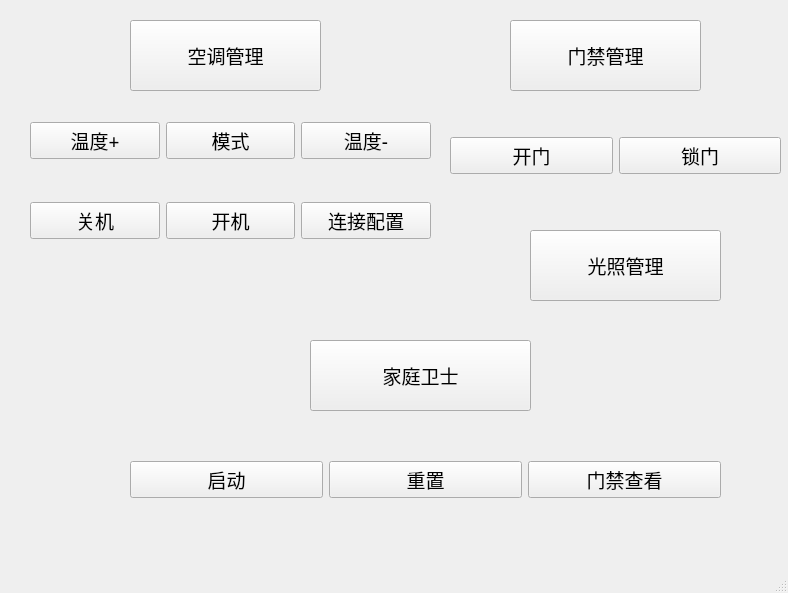
<?xml version="1.0" encoding="UTF-8"?>
<ui version="4.0">
 <class>MainWindow</class>
 <widget class="QMainWindow" name="MainWindow">
  <property name="enabled">
   <bool>true</bool>
  </property>
  <property name="geometry">
   <rect>
    <x>0</x>
    <y>0</y>
    <width>788</width>
    <height>593</height>
   </rect>
  </property>
  <property name="windowTitle">
   <string>家庭智慧中控系统</string>
  </property>
  <widget class="QWidget" name="centralwidget">
   <widget class="QPushButton" name="pushButton">
    <property name="geometry">
     <rect>
      <x>130</x>
      <y>20</y>
      <width>191</width>
      <height>71</height>
     </rect>
    </property>
    <property name="font">
     <font>
      <family>华光黑变_CNKI</family>
      <pointsize>14</pointsize>
     </font>
    </property>
    <property name="text">
     <string>空调管理</string>
    </property>
    <property name="icon">
     <iconset>
      <normaloff>空调.png</normaloff>空调.png</iconset>
    </property>
    <property name="iconSize">
     <size>
      <width>30</width>
      <height>30</height>
     </size>
    </property>
   </widget>
   <widget class="QWidget" name="layoutWidget">
    <property name="geometry">
     <rect>
      <x>30</x>
      <y>190</y>
      <width>401</width>
      <height>61</height>
     </rect>
    </property>
    <layout class="QHBoxLayout" name="horizontalLayout_2">
     <item>
      <widget class="QPushButton" name="pushButton_5">
       <property name="font">
        <font>
         <family>华光黑变_CNKI</family>
         <pointsize>14</pointsize>
        </font>
       </property>
       <property name="text">
        <string>关机</string>
       </property>
       <property name="icon">
        <iconset>
         <normaloff>空调.png</normaloff>空调.png</iconset>
       </property>
       <property name="iconSize">
        <size>
         <width>30</width>
         <height>30</height>
        </size>
       </property>
      </widget>
     </item>
     <item>
      <widget class="QPushButton" name="pushButton_6">
       <property name="font">
        <font>
         <family>华光黑变_CNKI</family>
         <pointsize>14</pointsize>
        </font>
       </property>
       <property name="text">
        <string>开机</string>
       </property>
       <property name="icon">
        <iconset>
         <normaloff>空调.png</normaloff>空调.png</iconset>
       </property>
       <property name="iconSize">
        <size>
         <width>30</width>
         <height>30</height>
        </size>
       </property>
      </widget>
     </item>
     <item>
      <widget class="QPushButton" name="pushButton_7">
       <property name="font">
        <font>
         <family>华光黑变_CNKI</family>
         <pointsize>14</pointsize>
        </font>
       </property>
       <property name="text">
        <string>连接配置</string>
       </property>
       <property name="icon">
        <iconset>
         <normaloff>空调.png</normaloff>空调.png</iconset>
       </property>
       <property name="iconSize">
        <size>
         <width>30</width>
         <height>30</height>
        </size>
       </property>
      </widget>
     </item>
    </layout>
   </widget>
   <widget class="QPushButton" name="pushButton_14">
    <property name="geometry">
     <rect>
      <x>510</x>
      <y>20</y>
      <width>191</width>
      <height>71</height>
     </rect>
    </property>
    <property name="font">
     <font>
      <family>华光黑变_CNKI</family>
      <pointsize>14</pointsize>
     </font>
    </property>
    <property name="text">
     <string>门禁管理</string>
    </property>
    <property name="icon">
     <iconset>
      <normaloff>门禁管理.png</normaloff>门禁管理.png</iconset>
    </property>
    <property name="iconSize">
     <size>
      <width>40</width>
      <height>40</height>
     </size>
    </property>
   </widget>
   <widget class="QPushButton" name="pushButton_17">
    <property name="geometry">
     <rect>
      <x>310</x>
      <y>340</y>
      <width>221</width>
      <height>71</height>
     </rect>
    </property>
    <property name="font">
     <font>
      <family>华光黑变_CNKI</family>
      <pointsize>14</pointsize>
     </font>
    </property>
    <property name="text">
     <string>家庭卫士</string>
    </property>
    <property name="icon">
     <iconset>
      <normaloff>卫士.png</normaloff>卫士.png</iconset>
    </property>
    <property name="iconSize">
     <size>
      <width>40</width>
      <height>90</height>
     </size>
    </property>
   </widget>
   <widget class="QPushButton" name="pushButton_21">
    <property name="geometry">
     <rect>
      <x>530</x>
      <y>230</y>
      <width>191</width>
      <height>71</height>
     </rect>
    </property>
    <property name="font">
     <font>
      <family>华光黑变_CNKI</family>
      <pointsize>14</pointsize>
     </font>
    </property>
    <property name="text">
     <string>光照管理</string>
    </property>
    <property name="icon">
     <iconset>
      <normaloff>灯泡.png</normaloff>灯泡.png</iconset>
    </property>
    <property name="iconSize">
     <size>
      <width>40</width>
      <height>40</height>
     </size>
    </property>
   </widget>
   <widget class="QWidget" name="">
    <property name="geometry">
     <rect>
      <x>30</x>
      <y>110</y>
      <width>401</width>
      <height>61</height>
     </rect>
    </property>
    <layout class="QHBoxLayout" name="horizontalLayout">
     <item>
      <widget class="QPushButton" name="pushButton_2">
       <property name="font">
        <font>
         <family>华光黑变_CNKI</family>
         <pointsize>14</pointsize>
        </font>
       </property>
       <property name="text">
        <string>温度+</string>
       </property>
       <property name="icon">
        <iconset>
         <normaloff>空调.png</normaloff>空调.png</iconset>
       </property>
       <property name="iconSize">
        <size>
         <width>30</width>
         <height>30</height>
        </size>
       </property>
      </widget>
     </item>
     <item>
      <widget class="QPushButton" name="pushButton_4">
       <property name="font">
        <font>
         <family>华光黑变_CNKI</family>
         <pointsize>14</pointsize>
        </font>
       </property>
       <property name="text">
        <string>模式</string>
       </property>
       <property name="icon">
        <iconset>
         <normaloff>空调.png</normaloff>空调.png</iconset>
       </property>
       <property name="iconSize">
        <size>
         <width>30</width>
         <height>30</height>
        </size>
       </property>
      </widget>
     </item>
     <item>
      <widget class="QPushButton" name="pushButton_3">
       <property name="font">
        <font>
         <family>华光黑变_CNKI</family>
         <pointsize>14</pointsize>
        </font>
       </property>
       <property name="text">
        <string>温度-</string>
       </property>
       <property name="icon">
        <iconset>
         <normaloff>空调.png</normaloff>空调.png</iconset>
       </property>
       <property name="iconSize">
        <size>
         <width>30</width>
         <height>30</height>
        </size>
       </property>
      </widget>
     </item>
    </layout>
   </widget>
   <widget class="QWidget" name="">
    <property name="geometry">
     <rect>
      <x>450</x>
      <y>110</y>
      <width>331</width>
      <height>91</height>
     </rect>
    </property>
    <layout class="QHBoxLayout" name="horizontalLayout_3">
     <item>
      <widget class="QPushButton" name="pushButton_15">
       <property name="font">
        <font>
         <family>华光黑变_CNKI</family>
         <pointsize>14</pointsize>
        </font>
       </property>
       <property name="text">
        <string>开门</string>
       </property>
       <property name="icon">
        <iconset>
         <normaloff>门禁管理.png</normaloff>门禁管理.png</iconset>
       </property>
       <property name="iconSize">
        <size>
         <width>40</width>
         <height>40</height>
        </size>
       </property>
      </widget>
     </item>
     <item>
      <widget class="QPushButton" name="pushButton_16">
       <property name="font">
        <font>
         <family>华光黑变_CNKI</family>
         <pointsize>14</pointsize>
        </font>
       </property>
       <property name="text">
        <string>锁门</string>
       </property>
       <property name="icon">
        <iconset>
         <normaloff>门禁管理.png</normaloff>门禁管理.png</iconset>
       </property>
       <property name="iconSize">
        <size>
         <width>40</width>
         <height>40</height>
        </size>
       </property>
      </widget>
     </item>
    </layout>
   </widget>
   <widget class="QWidget" name="">
    <property name="geometry">
     <rect>
      <x>130</x>
      <y>430</y>
      <width>591</width>
      <height>100</height>
     </rect>
    </property>
    <layout class="QHBoxLayout" name="horizontalLayout_4">
     <item>
      <widget class="QPushButton" name="pushButton_18">
       <property name="font">
        <font>
         <family>华光黑变_CNKI</family>
         <pointsize>14</pointsize>
        </font>
       </property>
       <property name="text">
        <string>启动</string>
       </property>
       <property name="icon">
        <iconset>
         <normaloff>卫士.png</normaloff>卫士.png</iconset>
       </property>
       <property name="iconSize">
        <size>
         <width>40</width>
         <height>90</height>
        </size>
       </property>
      </widget>
     </item>
     <item>
      <widget class="QPushButton" name="pushButton_19">
       <property name="font">
        <font>
         <family>华光黑变_CNKI</family>
         <pointsize>14</pointsize>
        </font>
       </property>
       <property name="text">
        <string>重置</string>
       </property>
       <property name="icon">
        <iconset>
         <normaloff>卫士.png</normaloff>卫士.png</iconset>
       </property>
       <property name="iconSize">
        <size>
         <width>40</width>
         <height>90</height>
        </size>
       </property>
      </widget>
     </item>
     <item>
      <widget class="QPushButton" name="pushButton_20">
       <property name="font">
        <font>
         <family>华光黑变_CNKI</family>
         <pointsize>14</pointsize>
        </font>
       </property>
       <property name="text">
        <string>门禁查看</string>
       </property>
       <property name="icon">
        <iconset>
         <normaloff>卫士.png</normaloff>卫士.png</iconset>
       </property>
       <property name="iconSize">
        <size>
         <width>40</width>
         <height>90</height>
        </size>
       </property>
      </widget>
     </item>
    </layout>
   </widget>
  </widget>
  <widget class="QMenuBar" name="menubar">
   <property name="geometry">
    <rect>
     <x>0</x>
     <y>0</y>
     <width>788</width>
     <height>22</height>
    </rect>
   </property>
  </widget>
  <widget class="QStatusBar" name="statusbar"/>
 </widget>
 <resources/>
 <connections/>
</ui>
